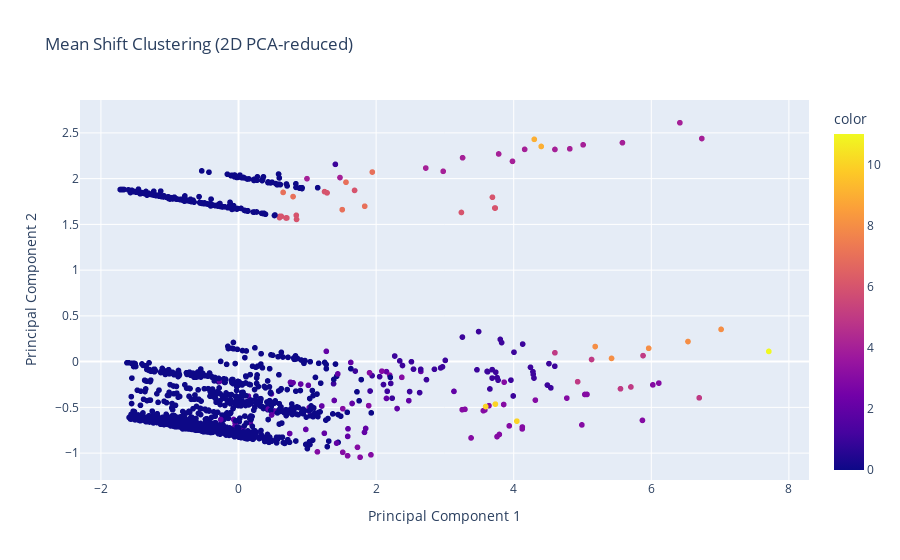
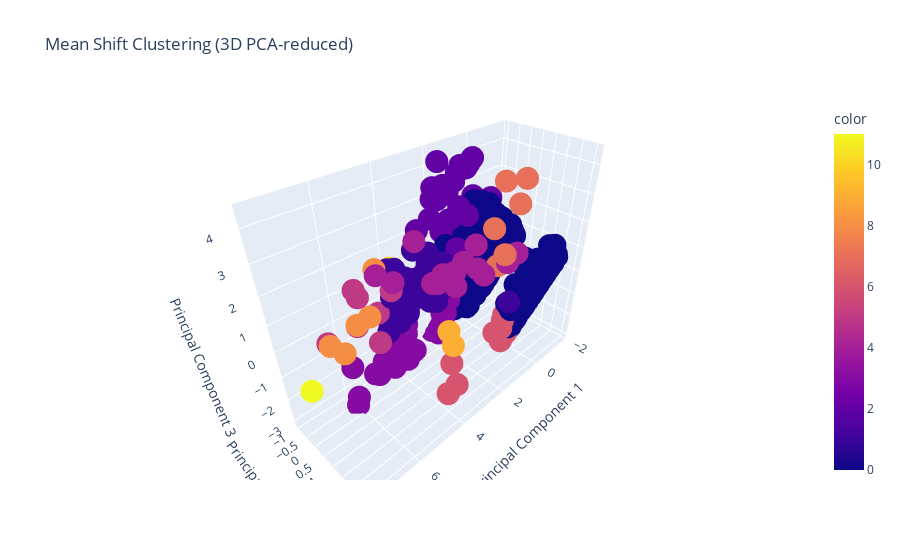

Write notebook code for charts like these, in order.
### Markdown cell above
## Mean Shift

### Code cell
from sklearn.cluster import MeanShift


# Mean Shift clustering
mean_shift = MeanShift()
mean_shift.fit(scaled_data)
labels = mean_shift.labels_

# Dimensionality reduction to 2D for visualization
pca = PCA(n_components=2)
data_reduced_2d = pca.fit_transform(scaled_data)

# Visualize 2D
fig_2d = px.scatter(
    x=data_reduced_2d[:, 0], y=data_reduced_2d[:, 1], color=labels, 
    title="Mean Shift Clustering (2D PCA-reduced)", labels={'x': 'Principal Component 1', 'y': 'Principal Component 2'}
)
fig_2d.show()

# Dimensionality reduction to 3D for visualization
pca = PCA(n_components=3)
data_reduced_3d = pca.fit_transform(scaled_data)

# Visualize 3D
fig_3d = px.scatter_3d(
    x=data_reduced_3d[:, 0], y=data_reduced_3d[:, 1], z=data_reduced_3d[:, 2], 
    color=labels, title="Mean Shift Clustering (3D PCA-reduced)",
    labels={'x': 'Principal Component 1', 'y': 'Principal Component 2', 'z': 'Principal Component 3'}
)
fig_3d.show()

### Figure 1 — Plotly figure (JSON) as saved in the notebook; plotly's stock layout.template omitted (floating-point values rounded to 4 significant figures; data arrays with more than 128 entries replaced by an {"elided": "..."} marker saying what was removed)
{"data": [{"hovertemplate": "Principal Component 1=%{x}<br>Principal Component 2=%{y}<br>color=%{marker.color}<extra></extra>", "legendgroup": "", "marker": {"color": {"elided": "1362 int values"}, "coloraxis": "coloraxis", "symbol": "circle"}, "mode": "markers", "name": "", "showlegend": false, "type": "scattergl", "x": {"elided": "1362 float values"}, "xaxis": "x", "y": {"elided": "1362 float values"}, "yaxis": "y"}], "layout": {"coloraxis": {"colorbar": {"title": {"text": "color"}}, "colorscale": [[0, "#0d0887"], [0.1111, "#46039f"], [0.2222, "#7201a8"], [0.3333, "#9c179e"], [0.4444, "#bd3786"], [0.5556, "#d8576b"], [0.6667, "#ed7953"], [0.7778, "#fb9f3a"], [0.8889, "#fdca26"], [1, "#f0f921"]]}, "legend": {"tracegroupgap": 0}, "title": {"text": "Mean Shift Clustering (2D PCA-reduced)"}, "xaxis": {"anchor": "y", "domain": [0, 1], "title": {"text": "Principal Component 1"}}, "yaxis": {"anchor": "x", "domain": [0, 1], "title": {"text": "Principal Component 2"}}}}

### Figure 2 — Plotly figure (JSON) as saved in the notebook; plotly's stock layout.template omitted (floating-point values rounded to 4 significant figures; data arrays with more than 128 entries replaced by an {"elided": "..."} marker saying what was removed)
{"data": [{"hovertemplate": "Principal Component 1=%{x}<br>Principal Component 2=%{y}<br>Principal Component 3=%{z}<br>color=%{marker.color}<extra></extra>", "legendgroup": "", "marker": {"color": {"elided": "1362 int values"}, "coloraxis": "coloraxis", "symbol": "circle"}, "mode": "markers", "name": "", "scene": "scene", "showlegend": false, "type": "scatter3d", "x": {"elided": "1362 float values"}, "y": {"elided": "1362 float values"}, "z": {"elided": "1362 float values"}}], "layout": {"coloraxis": {"colorbar": {"title": {"text": "color"}}, "colorscale": [[0, "#0d0887"], [0.1111, "#46039f"], [0.2222, "#7201a8"], [0.3333, "#9c179e"], [0.4444, "#bd3786"], [0.5556, "#d8576b"], [0.6667, "#ed7953"], [0.7778, "#fb9f3a"], [0.8889, "#fdca26"], [1, "#f0f921"]]}, "legend": {"tracegroupgap": 0}, "scene": {"domain": {"x": [0, 1], "y": [0, 1]}, "xaxis": {"title": {"text": "Principal Component 1"}}, "yaxis": {"title": {"text": "Principal Component 2"}}, "zaxis": {"title": {"text": "Principal Component 3"}}}, "title": {"text": "Mean Shift Clustering (3D PCA-reduced)"}}}
